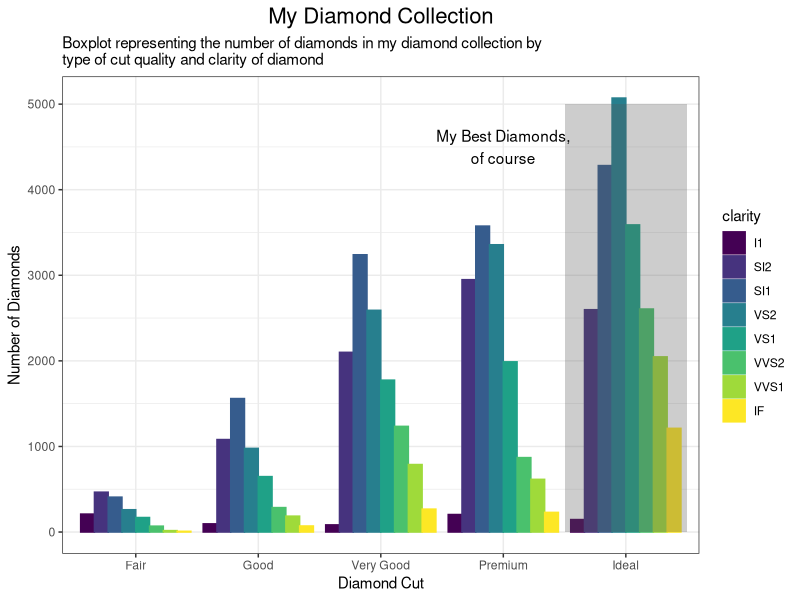
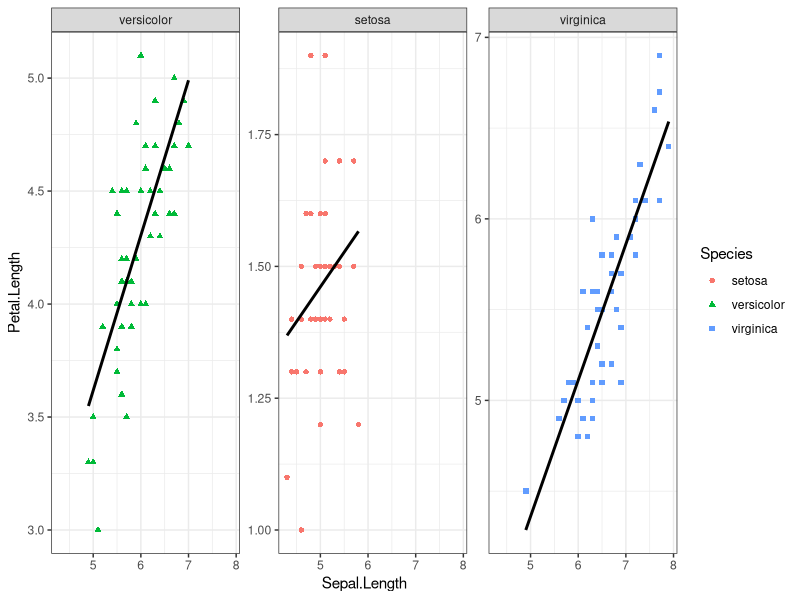
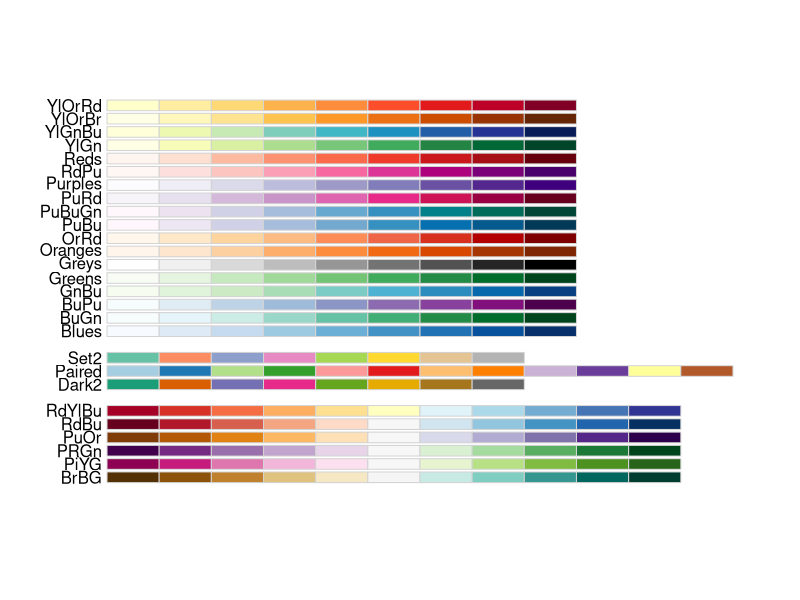

Generate these figures, in order, with R:
## ---- chunk 1
knitr::opts_chunk$set(echo = FALSE)
## ---- chunk 2
library("ggplot2")
library("magrittr") #so I can do some piping
data("diamonds")
data("mpg")
data("iris")
theme_set(theme_bw()) #I'll give you this one, you can set the theme individually for graphs
#or you can set the theme for all the graphs using theme_set()
#theme_bw() is best theme (IMO)

#for graph 3:
library("ggrepel")


## ---- chunk 3
data("diamonds")
#hint think about the *position* the bars are in...

## ---- chunk 4
diamonds %>% 
  ggplot(mapping = aes(x = cut, color = clarity)) + #Clarity groups differ by color
  geom_bar(mapping = aes(fill = clarity), position = "dodge") + #Plots data not stacked, bars filled with color
  annotate(geom = "rect", xmin = 4.5, xmax = 5.5, ymin = 0, ymax = 5000, 
           alpha = 0.3) + #Adds annotation box around Ideal group
  annotate(geom = "text", x = 4, y = 4500, label = "My Best Diamonds,\nof course") + #Adds text next to annotation box
  labs(x = "Diamond Cut", y = "Number of Diamonds", title = "My Diamond Collection",
       subtitle = "Boxplot representing the number of diamonds in my diamond collection by\ntype of cut quality and clarity of diamond") + #Label x and y axes, title, subtitle, and caption
  theme(plot.title = element_text(size = 16, hjust = 0.5)) #Adjusts the font size and location of title

## ---- chunk 5
data("iris")
## ---- chunk 6
iris %>%
  ggplot(mapping = aes(x = Sepal.Length, y = Petal.Length, color = Species, 
                       shape = Species)) + #Species have different colors and shapes
  geom_point() + 
  facet_wrap(vars(relevel(Species, "versicolor")), scales = "free_y", ) + #Relevel to make versicolor left-most grid, scales y-axis to group
  geom_smooth(method = "lm", se = FALSE, color = "black") #Adds a black linear trendline to each group
## ---- chunk 7
data("mpg")
corvette <- mpg[mpg$model == "corvette",]
#install
require("ggrepel") #useful for making text annotations better, hint hint
set.seed(42)
## ---- chunk 8

## ---- chunk 9
data(mpg)

#hint for the coloring, colorbrewer and you can set palette colors and make your graphs colorblind friendly
library(RColorBrewer)
display.brewer.all(colorblindFriendly = T) #take a look at the colorblindfriendly options
## ---- chunk 10
